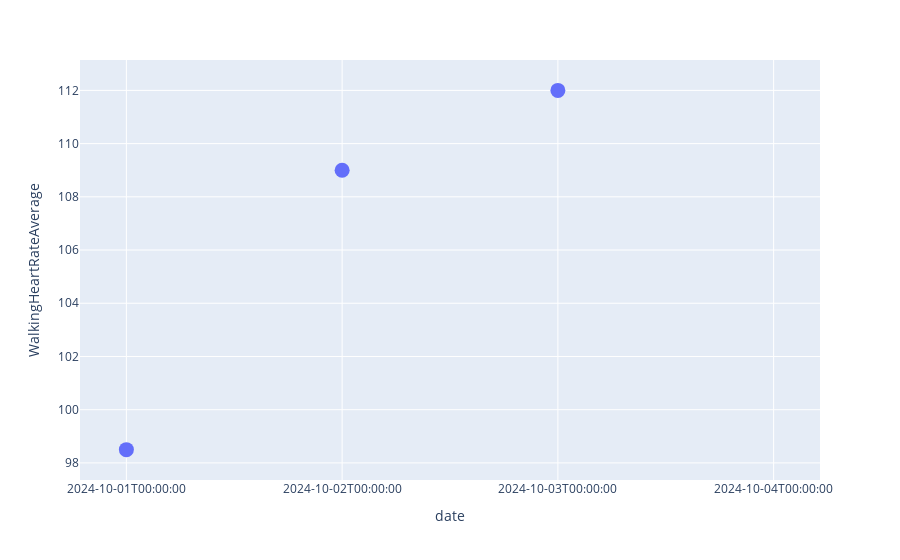

Notebook cell for this chart:
### Code cell
scatterfig = px.scatter(heart_grouped , x = heart_grouped['date'], y = 'WalkingHeartRateAverage')
scatterfig.update_traces(marker_size=15)
scatterfig.update_layout(xaxis=dict(type='category'))
scatterfig.show()

### Figure 1 — Plotly figure (JSON) as saved in the notebook; plotly's stock layout.template omitted (floating-point values rounded to 4 significant figures)
{"data": [{"hovertemplate": "date=%{x}<br>WalkingHeartRateAverage=%{y}<extra></extra>", "legendgroup": "", "marker": {"color": "#636efa", "size": 15, "symbol": "circle"}, "mode": "markers", "name": "", "orientation": "v", "showlegend": false, "type": "scatter", "x": ["2024-10-01T00:00:00", "2024-10-02T00:00:00", "2024-10-03T00:00:00", "2024-10-04T00:00:00"], "xaxis": "x", "y": [98.5, 109, 112, null], "yaxis": "y"}], "layout": {"legend": {"tracegroupgap": 0}, "margin": {"t": 60}, "xaxis": {"anchor": "y", "domain": [0, 1], "title": {"text": "date"}, "type": "category"}, "yaxis": {"anchor": "x", "domain": [0, 1], "title": {"text": "WalkingHeartRateAverage"}}}}
